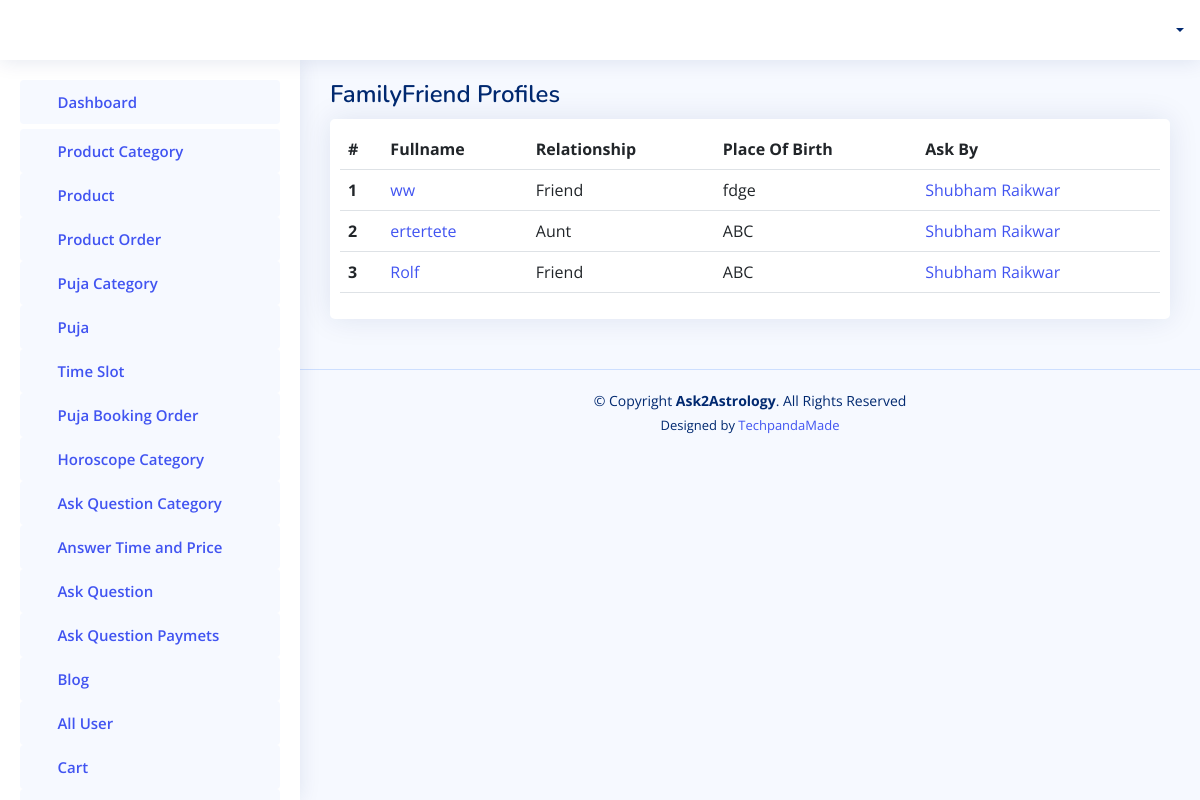
The app's page /admin-panel/getfamilyfriend/ with its own data.
### accounts/models.py (models this page shows)
class FamilyFriendsprofile(models.Model):
    first_name = models.CharField(max_length=100, null=True)
    lastname = models.CharField(max_length=100, null=True)
    gender = models.CharField(max_length=30, null=True)
    relationship = models.ForeignKey(Relationship, on_delete=models.CASCADE)
    dateofbirth = models.CharField(max_length=20, null=True)
    timeofbirth = models.CharField(max_length=20, null=True)
    placeofbirth = models.CharField(max_length=100, null=True)
    ask_by = models.ForeignKey(User,on_delete=models.CASCADE)

class Relationship(models.Model):
    relation = models.CharField(max_length=200, null=True)

class User(AbstractUser):
    is_user = models.BooleanField(default=False)
    contactno = models.CharField(max_length=12, null=True)
    profilepicture = models.ImageField(upload_to=filepath, blank=True, null=True)
    gender = models.CharField(max_length=12, null=True)
    language = models.CharField(max_length=50, null=True)
    dateofbirth = models.CharField(max_length=20, null=True)
    marital_status = models.CharField(max_length=50, null=True)
    timeofbirth = models.CharField(max_length=20, null=True)
    placeofbirth = models.CharField(max_length=100, null=True)
    currentaddress = models.CharField(max_length=300, null=True)
    mobileno = models.CharField(max_length=300, null=True)
    countrycode = models.CharField(max_length=50, null=True)
    houseno = models.CharField(max_length=300, null=True)
    area = models.CharField(max_length=300, null=True)
    landmark = models.CharField(max_length=300, null=True)
    pincode = models.CharField(max_length=300, null=True)
    towncity = models.CharField(max_length=300, null=True)
    state = models.CharField(max_length=300, null=True)

### adminapp/views.py (the view)
# urls.py: path('getfamilyfriend/',views.FamilyandFriendView),
def FamilyandFriendView(request):
    getdata = FamilyFriendsprofile.objects.all().order_by('-id')
    return render(request, "admintemp/getfamilyandfriend.html", {'getdata':getdata})

### templates/admintemp/getfamilyandfriend.html (shortened to what this page needs)
{% extends 'admintemp/index.html' %}
{% load static %}
  {% block content %}
  <main id="main" class="main">
    <div class="pagetitle">
      <h1>FamilyFriend Profiles</h1>
    </div>
    <section class="section">
      <div class="row">
        <div class="col-lg-12">
          <div class="card">
            <div class="" style="padding:10px;">
              <table class="table">
                <thead>
                  <tr>
                    <th scope="col">#</th>
                    <th scope="col">Fullname</th>
                    <th scope="col">Relationship</th>
                    <th scope="col">Place Of Birth</th>
                    <th scope="col">Ask By</th>
                  </tr>
                </thead>
                <tbody>
                  {% for ky in getdata %}
                  <tr>
                    <th scope="row">{{forloop.counter}}</th>
                    <td><a href="{% url 'famfri_view' id=ky.id %}">{{ ky.first_name }} {{ ky.last_name }}</a></td>
                    <td>{{ ky.relationship.relation }}</td>
                    <td>{{ ky.placeofbirth }}</td>
                    <td><a href="{% url 'prof_view' id=ky.id %}">{{ ky.ask_by.first_name }} {{ ky.ask_by.last_name }}</a></td>
                    </tr>
                  {% endfor %}
                </tbody>
              </table>
            </div>
          </div>
      </div>
    </section>
  </main>
  {% endblock content %}

### static/assets2/css/style.css (style rules this page uses)
:root { scroll-behavior: smooth; }
body { font-family: "Open Sans", sans-serif; background: #f6f9ff; color: #444444; }
a { color: #4154f1; text-decoration: none; }
h1, h2, h3, h4, h5, h6 { font-family: "Nunito", sans-serif; }
#main { margin-top: 60px; padding: 20px 30px; transition: all 0.3s; }
.pagetitle { margin-bottom: 10px; }
.pagetitle h1 { font-size: 24px; margin-bottom: 0; font-weight: 600; color: #012970; }
.card { margin-bottom: 30px; border: none; border-radius: 5px; box-shadow: 0px 0 30px rgba(1, 41, 112, 0.1); }
@media (min-width: 1200px) { #main, #footer { margin-left: 300px; } }

### records on screen
FamilyFriendsprofile: first_name "ww", relationship.relation "Friend", placeofbirth "fdge", ask_by.first_name "Shubham", ask_by.last_name "Raikwar"
FamilyFriendsprofile: first_name "ertertete", relationship.relation "Aunt", placeofbirth "ABC", ask_by.first_name "Shubham", ask_by.last_name "Raikwar"
FamilyFriendsprofile: first_name "Rolf", relationship.relation "Friend", placeofbirth "ABC", ask_by.first_name "Shubham", ask_by.last_name "Raikwar"
